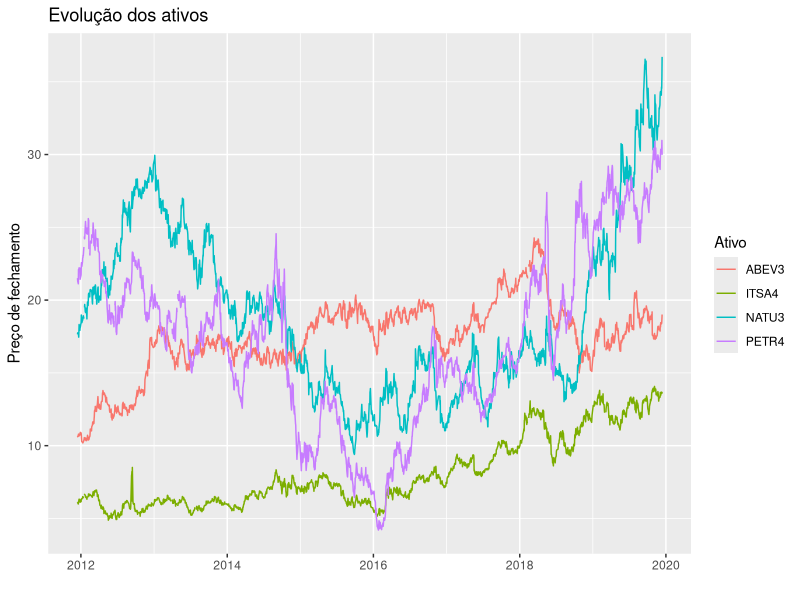
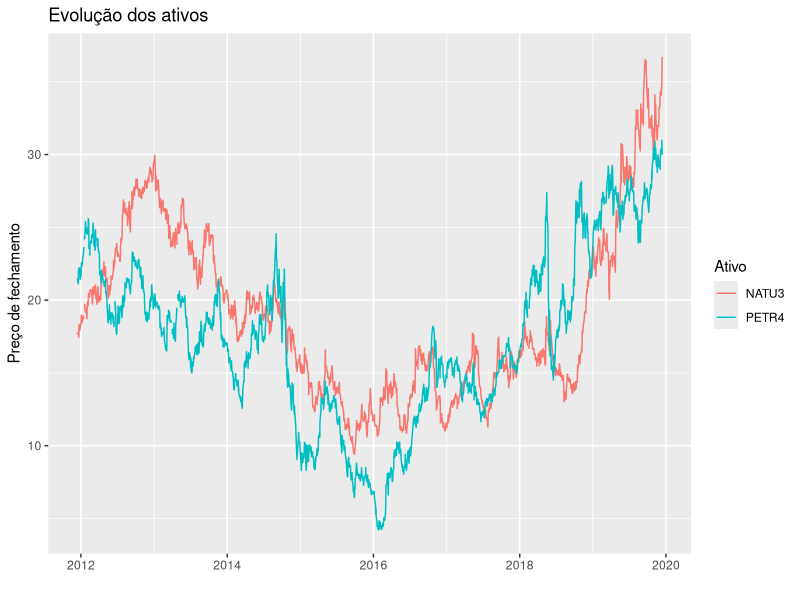
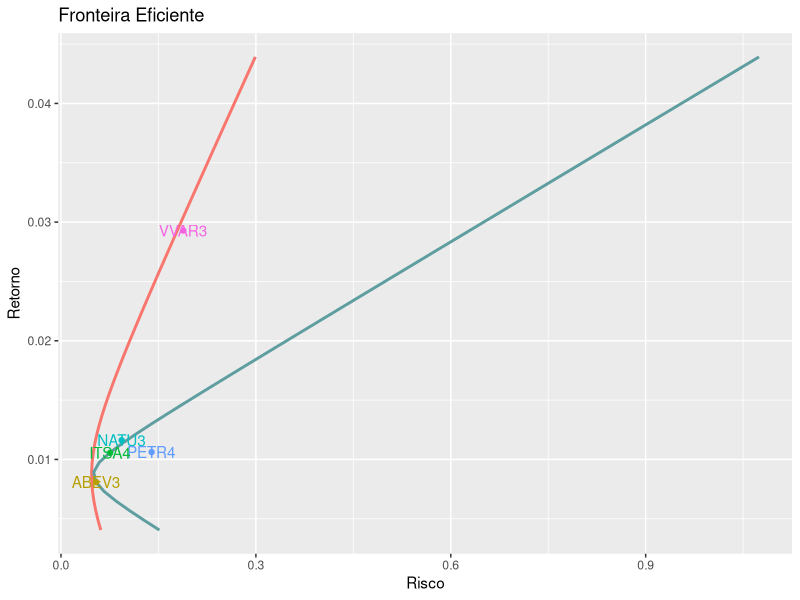

Write R code to recreate these figures, in order.
## ---- chunk 1
knitr::opts_chunk$set(echo = TRUE)
## ---- chunk 2

library(ggplot2)
library(magrittr)
library(quantmod)
library(xts)
library(tseries)
library(ggplot2)

## ---- chunk 3

get_preco_fechamento <- function(x){
  ## Obtem preço de fechamento
  
  x[, base::grepl(pattern = '\\.Close$', x = dimnames(x)[[2]])]
}

list_to_xts <- function(list_xts){
  ## Transforma uma lista de objetos xts em um objeto xts
  
  nomes <- names(list_xts)
  res <- do.call(cbind.xts, list_xts)
  dimnames(res)[[2]] <- nomes
  
  return(res)
}

xts_to_data.frame <- function(x){
  ## Transforma objeto xts em data.frame
  
  df <- as.data.frame(x)
  df <- data.frame(
    periodo = row.names(df),
    df
  )
  row.names(df) <- NULL
  
  return(df)
}

## ---- chunk 4

# Carregando dados localmente para evitar usar o quantmod

#-------------------------#
# preços de fechamento
precos <- read.csv2(file = '../dados/precos-fechamento.csv', stringsAsFactors = F)

#-------------------------#
# Retorno mensais dos ativos
dados <- read.csv2('../dados/retornos-mensais.csv')
carteira  <- dados[, -1]
carteira <- as.matrix(carteira)
carteira <- na.omit(carteira)
rm(dados)

## ---- chunk 5

precos_tidy <- function(data, periodo){
  ## Transforma os precos para o formato long
  
  cols <- base::setdiff(names(data), periodo)
  res <- tidyr::gather(data, key = 'ativo', value = 'precos', cols)
  
  res[, periodo] <- as.Date(as.character(res[[periodo]]))
  class(res) <- c('carteira', class(res))
  
  return(res)
  
}

plot_precos <- function(data, periodo, filter = NULL){
  ## Plota a evolução dos preços
  
  # Validação
  stopifnot('carteira' %in% class(data))
  
  # Quotando variável
  periodo <- dplyr::sym(periodo)
  
  # Filtrando ativos
  if(!is.null(filter)){
    data <- dplyr::filter(data, ativo %in% filter)
  }
  
  ggplot(data, aes(x = !!periodo, y = precos, color = ativo))+
    geom_line()+
    labs(
      x = '',
      y = 'Preço de fechamento',
      color = 'Ativo',
      title = 'Evolução dos ativos'
    )
}

## ---- chunk 6

precos_ <- precos_tidy(precos, 'periodo')

plot_precos(precos_, 'periodo')

# calculando correlação entre os preços
m <- as.matrix(precos[, -1])
m <- na.omit(m)
cor(m)

## ---- chunk 7

plot_precos(precos_, 'periodo', filter = c('PETR4', 'NATU3'))

## ---- chunk 8
# Correlação entre os retornos
cor(carteira)
## ---- chunk 9

carteira_otima <- function(ativos, retorno_desejado, shorts = FALSE){
  ## Calcula carteira ótima
  
  s <- tseries::portfolio.optim(
    x = ativos,
    pm = retorno_desejado,
    shorts = shorts
  )
  
  res <- list(
    pesos = s[['pw']],
    retorno = s[['pm']],
    risco = s[['ps']]
  )
  
  return(res)
}

get_retorno <- function(res){
  ## Obtém o retorno da carteira ótima
  ## res: list
  
  sapply(res, `[[`, i = 'retorno')
}

get_risco <- function(res){
  ## Obtém o risco da carteira ótima
  ## res: list
  
  sapply(res, `[[`, i = 'risco')
}

## ---- chunk 10

retornos_esperados <- apply(carteira, MARGIN = 2, mean)
riscos <- apply(carteira, MARGIN = 2, sd)

ativos <- data.frame(
  acao = names(retornos_esperados),
  risco = riscos,
  retorno = retornos_esperados,
  row.names = NULL
)

ativos
## ---- chunk 11
retorno_min <- 0.5*min(retornos_esperados)
retorno_max <- 1.5*max(retornos_esperados)

retornos_seq <- seq(retorno_min, retorno_max, length.out = 50)
## ---- chunk 12

# Primeira com todos os ativos
fronteira <- lapply(
  X = retornos_seq,
  FUN = carteira_otima,
  ativos = carteira,
  shorts = TRUE
)

# Fronteira sem NATU3
nomes_ativ <- c("ABEV3", "PETR4", "ITSA4")
fronteira2 <- lapply(
  X = retornos_seq,
  FUN = carteira_otima,
  ativos = carteira[, nomes_ativ],
  shorts = TRUE
)

# Criando data frame
dados_plot <- data.frame(
  retorno = get_retorno(fronteira),
  risco = get_risco(fronteira),
  retorno2 = get_retorno(fronteira2),
  risco2 = get_risco(fronteira2)
)
## ---- chunk 13

# Plotando fronteira eficiente
dados_plot %>% 
  ggplot(aes(x = retorno, y = risco, color = '#E7B800'))+
  geom_line(size = 1)+
  geom_line(size = 1, aes(y = risco2), color = '#5F9EA0')+
  geom_point(data = ativos, aes(x = retorno, y = risco, color = acao))+
  geom_text(data = ativos, aes(x = retorno, y = risco, label = acao, color = acao))+
  coord_flip()+
  labs(
    x = 'Retorno',
    y = 'Risco',
    title = 'Fronteira Eficiente',
    color = ''
  )+
  theme(legend.position = 'none')


